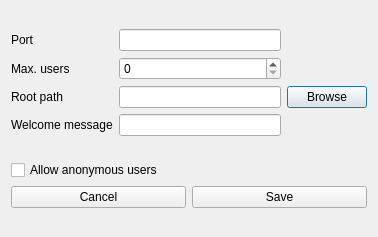
<?xml version="1.0" encoding="UTF-8"?>
<ui version="4.0">
 <class>Settings</class>
 <widget class="QDialog" name="Settings">
  <property name="geometry">
   <rect>
    <x>0</x>
    <y>0</y>
    <width>378</width>
    <height>237</height>
   </rect>
  </property>
  <property name="windowTitle">
   <string>Server configuration</string>
  </property>
  <property name="windowIcon">
   <iconset resource="icons.qrc">
    <normaloff>:/icons/icons/configure.png</normaloff>:/icons/icons/configure.png</iconset>
  </property>
  <layout class="QVBoxLayout" name="verticalLayout">
   <item>
    <layout class="QGridLayout" name="gridLayout">
     <item row="0" column="1">
      <widget class="QLineEdit" name="serverPort"/>
     </item>
     <item row="0" column="0">
      <widget class="QLabel" name="label">
       <property name="text">
        <string>Port</string>
       </property>
      </widget>
     </item>
     <item row="3" column="0">
      <widget class="QLabel" name="label_5">
       <property name="text">
        <string>Welcome message</string>
       </property>
      </widget>
     </item>
     <item row="1" column="0">
      <widget class="QLabel" name="label_3">
       <property name="text">
        <string>Max. users</string>
       </property>
      </widget>
     </item>
     <item row="2" column="1">
      <widget class="QLineEdit" name="rootPath">
       <property name="readOnly">
        <bool>true</bool>
       </property>
      </widget>
     </item>
     <item row="3" column="1">
      <widget class="QLineEdit" name="welcomeMessage"/>
     </item>
     <item row="1" column="1">
      <widget class="QSpinBox" name="maxUsers"/>
     </item>
     <item row="2" column="0">
      <widget class="QLabel" name="label_6">
       <property name="text">
        <string>Root path</string>
       </property>
      </widget>
     </item>
     <item row="2" column="2">
      <widget class="QPushButton" name="browseButton">
       <property name="text">
        <string>Browse</string>
       </property>
      </widget>
     </item>
    </layout>
   </item>
   <item>
    <layout class="QVBoxLayout" name="verticalLayout_3">
     <item>
      <widget class="QCheckBox" name="allowAnon">
       <property name="text">
        <string>Allow anonymous users</string>
       </property>
      </widget>
     </item>
     <item>
      <layout class="QHBoxLayout" name="horizontalLayout_2">
       <item>
        <widget class="QPushButton" name="cancelButton">
         <property name="text">
          <string>Cancel</string>
         </property>
        </widget>
       </item>
       <item>
        <widget class="QPushButton" name="saveButton">
         <property name="text">
          <string>Save</string>
         </property>
        </widget>
       </item>
      </layout>
     </item>
    </layout>
   </item>
  </layout>
 </widget>
 <resources>
  <include location="icons.qrc"/>
 </resources>
 <connections/>
</ui>
